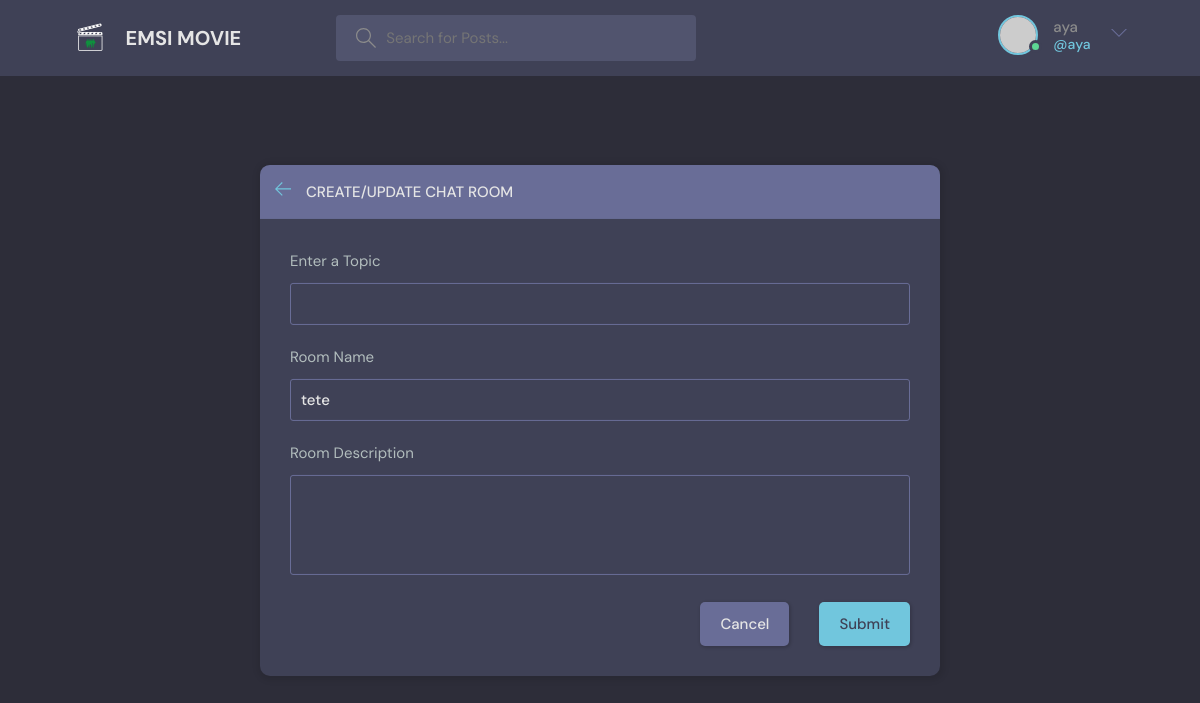
The app's page /update-room/5 (signed in), older data.
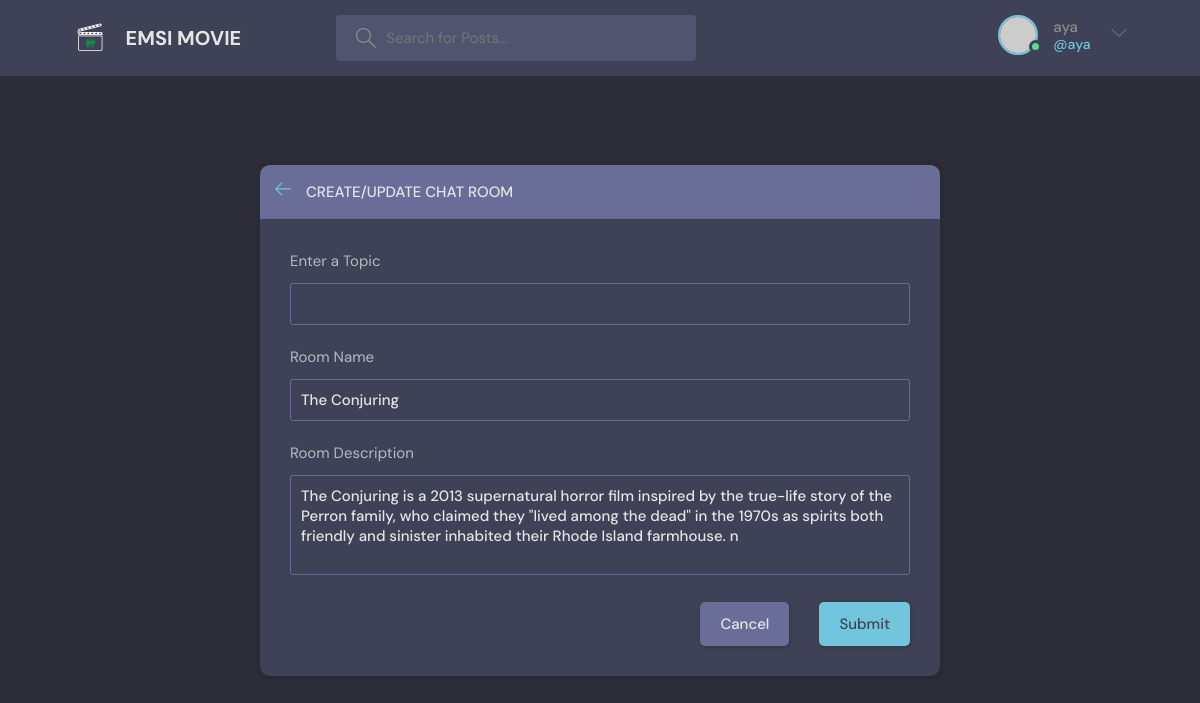
The same page, newer data.
### base/models.py (models this page shows, shortened)
class Room(models.Model):
    host = models.ForeignKey(User, on_delete=models.SET_NULL, null=True)
    topic = models.ForeignKey(Topic, on_delete=models.SET_NULL, null=True)
    name = models.CharField(max_length=200)
    description = models.TextField(null=True, blank=True)
    participants =  models.ManyToManyField(
        User, related_name='participants', blank=True)
    updated = models.DateTimeField(auto_now=True)
    created = models.DateTimeField(auto_now_add=True)
    class Meta:
        ordering = [ '-updated', '-created'] #records will be sorted in descending order

### base/views.py (the view, shortened to what this page needs)
# urls.py: path('update-room/<str:pk>', views.updateRoom, name="update-room"),
@login_required(login_url='login')
def updateRoom(request, pk):
    room = Room.objects.get(id=pk)
    form = RoomForm(instance=room)
    topics = Topic.objects.all()
    if request.user != room.host:
        return HttpResponse('You are not allowed here!!')
    context = {'form': form, 'topics': topics }
    return render(request, 'base/room_form.html', context)

### base/forms.py
class RoomForm(ModelForm):
    class Meta:
        model = Room
        fields = '__all__'
        exclude = ['host', 'participants']

### base/templates/base/room_form.html (shortened to what this page needs)
{% extends 'main.html' %}
 {% block content %}
  <main class="create-room layout">
    <div class="container">
      <div class="layout__box">
        <div class="layout__boxHeader">
          <div class="layout__boxTitle">
            <a href="{% url 'home' %}">
              <svg version="1.1" xmlns="http://www.w3.org/2000/svg" width="32" height="32" viewBox="0 0 32 32">
                <title>arrow-left</title>
                <path
                  d="M13.723 2.286l-13.723 13.714 13.719 13.714 1.616-1.611-10.96-10.96h27.625v-2.286h-27.625l10.965-10.965-1.616-1.607z">
                </path>
              </svg>
            </a>
            <h3>Create/Update Chat Room</h3>
          </div>
        </div>
        <div class="layout__body">
          <form class="form" action="" method="POST">
            <div class="form__group">
              <label for="room_topic">Enter a Topic</label>
              <input required type="text" value="{{room.topic.name}}" name="topic" list="topic-list" />
             </div>
            <div class="form__group">
              <label for="room_name">Room Name</label>
              {{form.name}}
            </div>
            <div class="form__group">
              <label for="room_description">Room Description</label>
              {{form.description}}
            </div>
            <div class="form__action">
              <a class="btn btn--dark" href="{% url 'home' %}">Cancel</a>
              <button class="btn btn--main" type="submit">Submit</button>
            </div>
          </form>
        </div>
      </div>
    </div>
  </main>
{% endblock content %}

Row changes from the older to the newer data that the page shows:
changed Room: name "tete" → "The Conjuring"; description (not shown) → "The Conjuring is a 2013 supernatural horror film inspired by the true-life story of the Perron family, who claimed they \"lived among the dead\" in the 1970s as spirits both friendly and sinister inhabited their Rhode Island farmhouse. n"
